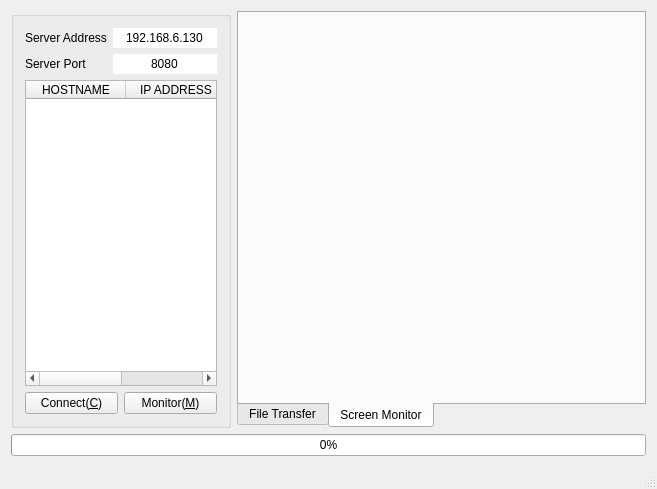
<?xml version="1.0" encoding="UTF-8"?>
<ui version="4.0">
 <class>MainWindow</class>
 <widget class="QMainWindow" name="MainWindow">
  <property name="geometry">
   <rect>
    <x>0</x>
    <y>0</y>
    <width>657</width>
    <height>489</height>
   </rect>
  </property>
  <property name="windowTitle">
   <string>RDP Browser</string>
  </property>
  <property name="windowIcon">
   <iconset resource="resource.qrc">
    <normaloff>:/res/logo.png</normaloff>:/res/logo.png</iconset>
  </property>
  <widget class="QWidget" name="centralWidget">
   <layout class="QGridLayout" name="gridLayout_4">
    <item row="0" column="0">
     <widget class="QGroupBox" name="groupBox">
      <property name="sizePolicy">
       <sizepolicy hsizetype="Fixed" vsizetype="Preferred">
        <horstretch>0</horstretch>
        <verstretch>0</verstretch>
       </sizepolicy>
      </property>
      <property name="minimumSize">
       <size>
        <width>220</width>
        <height>0</height>
       </size>
      </property>
      <property name="maximumSize">
       <size>
        <width>220</width>
        <height>16777215</height>
       </size>
      </property>
      <property name="title">
       <string/>
      </property>
      <property name="alignment">
       <set>Qt::AlignCenter</set>
      </property>
      <layout class="QGridLayout" name="gridLayout_2">
       <item row="2" column="0">
        <widget class="QPushButton" name="pushButton_connect">
         <property name="cursor">
          <cursorShape>PointingHandCursor</cursorShape>
         </property>
         <property name="text">
          <string>Connect(&amp;C)</string>
         </property>
         <property name="icon">
          <iconset resource="resource.qrc">
           <normaloff>:/res/refresh.png</normaloff>:/res/refresh.png</iconset>
         </property>
         <property name="shortcut">
          <string>Ctrl+C</string>
         </property>
         <property name="autoDefault">
          <bool>true</bool>
         </property>
         <property name="default">
          <bool>false</bool>
         </property>
         <property name="flat">
          <bool>false</bool>
         </property>
        </widget>
       </item>
       <item row="1" column="0" colspan="2">
        <widget class="QTableWidget" name="tableWidget">
         <property name="sizeAdjustPolicy">
          <enum>QAbstractScrollArea::AdjustToContents</enum>
         </property>
         <property name="editTriggers">
          <set>QAbstractItemView::NoEditTriggers</set>
         </property>
         <property name="dragDropOverwriteMode">
          <bool>false</bool>
         </property>
         <property name="selectionMode">
          <enum>QAbstractItemView::SingleSelection</enum>
         </property>
         <property name="selectionBehavior">
          <enum>QAbstractItemView::SelectRows</enum>
         </property>
         <property name="showGrid">
          <bool>false</bool>
         </property>
         <property name="gridStyle">
          <enum>Qt::NoPen</enum>
         </property>
         <property name="sortingEnabled">
          <bool>true</bool>
         </property>
         <attribute name="verticalHeaderVisible">
          <bool>false</bool>
         </attribute>
         <column>
          <property name="text">
           <string>HOSTNAME</string>
          </property>
          <property name="icon">
           <iconset resource="resource.qrc">
            <normaloff>:/res/host.png</normaloff>:/res/host.png</iconset>
          </property>
         </column>
         <column>
          <property name="text">
           <string>IP ADDRESS</string>
          </property>
          <property name="icon">
           <iconset resource="resource.qrc">
            <normaloff>:/res/ip.png</normaloff>:/res/ip.png</iconset>
          </property>
         </column>
        </widget>
       </item>
       <item row="2" column="1">
        <widget class="QPushButton" name="pushButton_monitor">
         <property name="cursor">
          <cursorShape>PointingHandCursor</cursorShape>
         </property>
         <property name="text">
          <string>Monitor(&amp;M)</string>
         </property>
         <property name="icon">
          <iconset resource="resource.qrc">
           <normaloff>:/res/connect.png</normaloff>:/res/connect.png</iconset>
         </property>
         <property name="shortcut">
          <string>Ctrl+M</string>
         </property>
         <property name="autoDefault">
          <bool>true</bool>
         </property>
         <property name="default">
          <bool>false</bool>
         </property>
        </widget>
       </item>
       <item row="0" column="0" colspan="2">
        <layout class="QGridLayout" name="gridLayout">
         <item row="0" column="0">
          <widget class="QLabel" name="label_addr">
           <property name="text">
            <string>Server Address</string>
           </property>
          </widget>
         </item>
         <item row="0" column="1">
          <widget class="QLineEdit" name="lineEdit_addr">
           <property name="text">
            <string>192.168.6.130</string>
           </property>
           <property name="frame">
            <bool>false</bool>
           </property>
           <property name="alignment">
            <set>Qt::AlignCenter</set>
           </property>
          </widget>
         </item>
         <item row="1" column="0">
          <widget class="QLabel" name="label_port">
           <property name="text">
            <string>Server Port</string>
           </property>
          </widget>
         </item>
         <item row="1" column="1">
          <widget class="QLineEdit" name="lineEdit_port">
           <property name="text">
            <string>8080</string>
           </property>
           <property name="frame">
            <bool>false</bool>
           </property>
           <property name="alignment">
            <set>Qt::AlignCenter</set>
           </property>
          </widget>
         </item>
        </layout>
       </item>
      </layout>
     </widget>
    </item>
    <item row="0" column="1">
     <widget class="QTabWidget" name="tabWidget">
      <property name="tabPosition">
       <enum>QTabWidget::South</enum>
      </property>
      <property name="currentIndex">
       <number>1</number>
      </property>
      <widget class="QWidget" name="tab_file">
       <attribute name="icon">
        <iconset resource="resource.qrc">
         <normaloff>:/res/browser.png</normaloff>:/res/browser.png</iconset>
       </attribute>
       <attribute name="title">
        <string>File Transfer</string>
       </attribute>
       <layout class="QGridLayout" name="gridLayout_3">
        <item row="2" column="0" colspan="6">
         <widget class="QTreeWidget" name="treeWidget_local">
          <property name="cursor" stdset="0">
           <cursorShape>PointingHandCursor</cursorShape>
          </property>
          <property name="sizeAdjustPolicy">
           <enum>QAbstractScrollArea::AdjustToContentsOnFirstShow</enum>
          </property>
          <property name="sortingEnabled">
           <bool>true</bool>
          </property>
          <property name="animated">
           <bool>true</bool>
          </property>
          <attribute name="headerShowSortIndicator" stdset="0">
           <bool>true</bool>
          </attribute>
          <attribute name="headerStretchLastSection">
           <bool>false</bool>
          </attribute>
          <column>
           <property name="text">
            <string>Name</string>
           </property>
          </column>
          <column>
           <property name="text">
            <string>Type</string>
           </property>
          </column>
          <column>
           <property name="text">
            <string>Size</string>
           </property>
          </column>
          <column>
           <property name="text">
            <string>Date</string>
           </property>
          </column>
          <column>
           <property name="text">
            <string>Attr</string>
           </property>
          </column>
         </widget>
        </item>
        <item row="1" column="0">
         <spacer name="horizontalSpacer_2">
          <property name="orientation">
           <enum>Qt::Horizontal</enum>
          </property>
          <property name="sizeHint" stdset="0">
           <size>
            <width>101</width>
            <height>20</height>
           </size>
          </property>
         </spacer>
        </item>
        <item row="0" column="0" colspan="6">
         <widget class="QTreeWidget" name="treeWidget_remote">
          <property name="cursor" stdset="0">
           <cursorShape>PointingHandCursor</cursorShape>
          </property>
          <property name="sizeAdjustPolicy">
           <enum>QAbstractScrollArea::AdjustToContentsOnFirstShow</enum>
          </property>
          <property name="sortingEnabled">
           <bool>true</bool>
          </property>
          <property name="animated">
           <bool>true</bool>
          </property>
          <column>
           <property name="text">
            <string>Name</string>
           </property>
          </column>
          <column>
           <property name="text">
            <string>Type</string>
           </property>
          </column>
          <column>
           <property name="text">
            <string>Size</string>
           </property>
          </column>
          <column>
           <property name="text">
            <string>Date</string>
           </property>
          </column>
          <column>
           <property name="text">
            <string>Attr</string>
           </property>
          </column>
         </widget>
        </item>
        <item row="1" column="3">
         <spacer name="horizontalSpacer">
          <property name="orientation">
           <enum>Qt::Horizontal</enum>
          </property>
          <property name="sizeHint" stdset="0">
           <size>
            <width>108</width>
            <height>20</height>
           </size>
          </property>
         </spacer>
        </item>
        <item row="1" column="5">
         <spacer name="horizontalSpacer_3">
          <property name="orientation">
           <enum>Qt::Horizontal</enum>
          </property>
          <property name="sizeHint" stdset="0">
           <size>
            <width>101</width>
            <height>20</height>
           </size>
          </property>
         </spacer>
        </item>
        <item row="1" column="4">
         <widget class="QToolButton" name="toolButton_upload">
          <property name="text">
           <string/>
          </property>
          <property name="icon">
           <iconset resource="resource.qrc">
            <normaloff>:/res/upload.png</normaloff>:/res/upload.png</iconset>
          </property>
         </widget>
        </item>
        <item row="1" column="1" colspan="2">
         <widget class="QToolButton" name="toolButton_download">
          <property name="text">
           <string/>
          </property>
          <property name="icon">
           <iconset resource="resource.qrc">
            <normaloff>:/res/download.png</normaloff>:/res/download.png</iconset>
          </property>
         </widget>
        </item>
       </layout>
      </widget>
      <widget class="QWidget" name="tab_screen">
       <attribute name="icon">
        <iconset resource="resource.qrc">
         <normaloff>:/res/monitor.png</normaloff>:/res/monitor.png</iconset>
       </attribute>
       <attribute name="title">
        <string>Screen Monitor</string>
       </attribute>
       <layout class="QGridLayout" name="gridLayout_5"/>
      </widget>
     </widget>
    </item>
    <item row="1" column="0" colspan="2">
     <widget class="QProgressBar" name="progressBar">
      <property name="value">
       <number>0</number>
      </property>
     </widget>
    </item>
   </layout>
  </widget>
  <widget class="QStatusBar" name="statusBar"/>
 </widget>
 <layoutdefault spacing="6" margin="11"/>
 <resources>
  <include location="resource.qrc"/>
 </resources>
 <connections>
  <connection>
   <sender>pushButton_connect</sender>
   <signal>clicked()</signal>
   <receiver>MainWindow</receiver>
   <slot>connectSlot()</slot>
   <hints>
    <hint type="sourcelabel">
     <x>77</x>
     <y>410</y>
    </hint>
    <hint type="destinationlabel">
     <x>653</x>
     <y>402</y>
    </hint>
   </hints>
  </connection>
  <connection>
   <sender>pushButton_monitor</sender>
   <signal>clicked()</signal>
   <receiver>MainWindow</receiver>
   <slot>monitorSlot()</slot>
   <hints>
    <hint type="sourcelabel">
     <x>199</x>
     <y>414</y>
    </hint>
    <hint type="destinationlabel">
     <x>653</x>
     <y>445</y>
    </hint>
   </hints>
  </connection>
  <connection>
   <sender>toolButton_upload</sender>
   <signal>clicked()</signal>
   <receiver>MainWindow</receiver>
   <slot>uploadSlot()</slot>
   <hints>
    <hint type="sourcelabel">
     <x>378</x>
     <y>209</y>
    </hint>
    <hint type="destinationlabel">
     <x>652</x>
     <y>106</y>
    </hint>
   </hints>
  </connection>
  <connection>
   <sender>toolButton_download</sender>
   <signal>clicked()</signal>
   <receiver>MainWindow</receiver>
   <slot>downloadSlot()</slot>
   <hints>
    <hint type="sourcelabel">
     <x>513</x>
     <y>203</y>
    </hint>
    <hint type="destinationlabel">
     <x>653</x>
     <y>172</y>
    </hint>
   </hints>
  </connection>
  <connection>
   <sender>treeWidget_local</sender>
   <signal>itemDoubleClicked(QTreeWidgetItem*,int)</signal>
   <receiver>MainWindow</receiver>
   <slot>localSlot(QTreeWidgetItem*,int)</slot>
   <hints>
    <hint type="sourcelabel">
     <x>495</x>
     <y>286</y>
    </hint>
    <hint type="destinationlabel">
     <x>655</x>
     <y>303</y>
    </hint>
   </hints>
  </connection>
  <connection>
   <sender>treeWidget_remote</sender>
   <signal>itemDoubleClicked(QTreeWidgetItem*,int)</signal>
   <receiver>MainWindow</receiver>
   <slot>remoteSlot(QTreeWidgetItem*,int)</slot>
   <hints>
    <hint type="sourcelabel">
     <x>399</x>
     <y>81</y>
    </hint>
    <hint type="destinationlabel">
     <x>654</x>
     <y>62</y>
    </hint>
   </hints>
  </connection>
  <connection>
   <sender>tableWidget</sender>
   <signal>itemDoubleClicked(QTableWidgetItem*)</signal>
   <receiver>pushButton_monitor</receiver>
   <slot>animateClick()</slot>
   <hints>
    <hint type="sourcelabel">
     <x>126</x>
     <y>162</y>
    </hint>
    <hint type="destinationlabel">
     <x>162</x>
     <y>411</y>
    </hint>
   </hints>
  </connection>
  <connection>
   <sender>tableWidget</sender>
   <signal>itemEntered(QTableWidgetItem*)</signal>
   <receiver>pushButton_monitor</receiver>
   <slot>animateClick()</slot>
   <hints>
    <hint type="sourcelabel">
     <x>86</x>
     <y>171</y>
    </hint>
    <hint type="destinationlabel">
     <x>145</x>
     <y>408</y>
    </hint>
   </hints>
  </connection>
 </connections>
 <slots>
  <slot>monitorSlot()</slot>
  <slot>connectSlot()</slot>
  <slot>uploadSlot()</slot>
  <slot>downloadSlot()</slot>
  <slot>localSlot(QTreeWidgetItem*,int)</slot>
  <slot>remoteSlot(QTreeWidgetItem*,int)</slot>
 </slots>
</ui>
